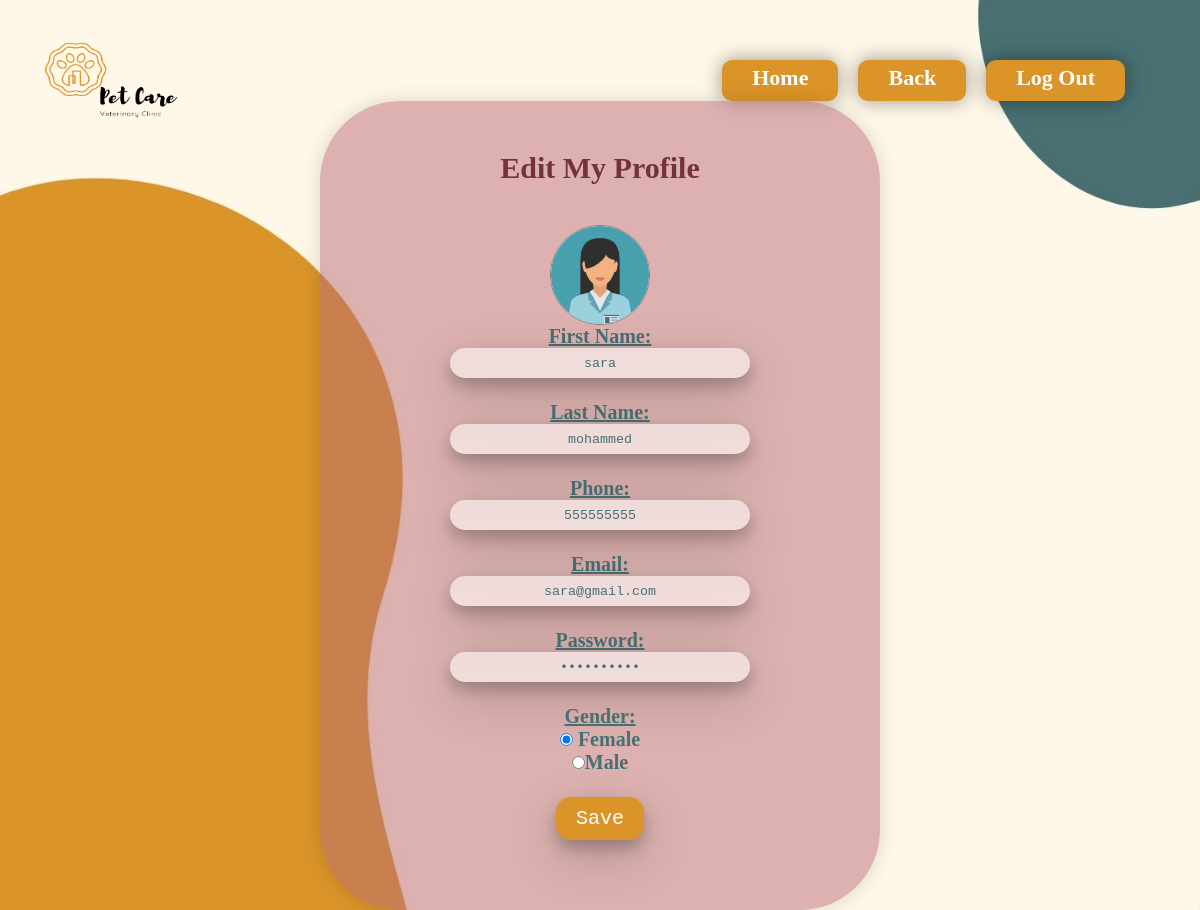
Page /editprofile.php (signed in) on the committed database.
### tables this page shows
CREATE TABLE `petowner` (
  `email` varchar(100) NOT NULL,
  `password` varchar(10) NOT NULL,
  `profilePhoto` varchar(100) NOT NULL,
  `phoneNumber` int(100) NOT NULL,
  `gender` varchar(10) NOT NULL,
  `Fname` varchar(50) NOT NULL,
  `Lname` varchar(50) NOT NULL
);

### editprofile.php (the view, shortened to what this page needs)
<!DOCTYPE html>
<html>
    <head>
        <link rel="stylesheet" href="EdProSt.css">
        <link rel="stylesheet" href="profileStyle.css">
    </head>
    <body>
        <div class="grid">
            <div class="nav-bar">
            <ul id="ul">
              <img src="./PetcareLogo.png" alt="logo" class="nav-bar-logo"width="100" height="130"  >
              <li class="nav-bar-item" id="active"><a href="home%20page.php">Log Out</a></li>
              <li class="nav-bar-item" id="active"><a href="userProfile.php">Back</a></li>
              <li class="nav-bar-item" id="active"><a href="welcom.php">Home</a></li>
              </ul>
        </div>
        </div>
        <form action="" method="post" enctype="multipart/form-data" class="test">
            <div class="container">
            <div class="P-box">
                <h2>Edit My Profile</h2>
            <?php
           if (!( $database = mysqli_connect( "localhost", "root", "" )))
           die( "<p>Could not connect to database</p>" );
            $Email=$_SESSION['email'];
          $query="select Fname,Lname,profilePhoto,phoneNumber,email,gender,password from petowner WHERE email='".$Email."'";
          $result=mysqli_query($database,$query);
          $row=mysqli_fetch_row($result);
                $male="";
                $famale="";
                $gender=$row[5];
                if($gender=="Male"){
                    $male = "checked";
                }
                else{
                    $famale = "checked";
                }
                Print " <center> <label>
                <div class='profile-pic-div'>
                  <img src='profile_img/$row[2]' id='photo'>
                    <input type='file' id='file' name='uploadfile'>
                    <label for='file' id='uploadBtn'>Choose Photo</label>
                    <script src='profilePhpto.js'></script>
                  </div>
               </label></center>
                <div class='data'><label for='FName'><h4>First Name:</h4></label>
                <input type='text' name='new_fname' class='Fcont' id='Email' placeholder= 'first name'   value='".$row[0]."' required></div><br><div class='data'><label for='lName'><h4>Last Name:</h4></label><input type='text' name='new_lname' class='Fcont' id='Email' placeholder=' last name ' value='".$row[1]."' required></div><br><div class='data'><label for='phone'><h4>Phone:</h4></label><input type='text' name='new_phn' class='Fcont' id='Phone' placeholder= 'phone number' maxlength='10' minlength='10' value= '".$row[3]."' required></div><br><div class='data'>
                   <label for='Email'><h4>Email:</h4></label>
                    <input type='email' class='Fcont' id='Email' placeholder='enter email' value='".$row[4]."' name='new_email' >
                </div><br>
                <div class='data'>
                   <label for='pass'><h4>Password:</h4></label>
                    <input type='password' class='Fcont' id='pass' placeholder='enter password' value='".$row[6]."' name='new_password' >
                </div><br>
                <div class='data'>
                    <h4>Gender:</h4>
                    <label><input name='new_gender' type='radio' value='Female' ".$famale."  >
                    Female</label><br>
                    <label><input name='new_gender' type='radio' value='Male' ".$male." >Male
                    </label><br><br>";
                          ?>
                    <input type="submit" name="update" value="Save" class="button">
                </div>
            </div>
        <br><br> <br><br><br><br> <br><br><br><br> <br><br><br><br> <br><br> </form>
    </body>
</html>

### EdProSt.css (style rules this page uses)
* { margin: 0px; padding: 0; box-sizing: border-box; }
body { background-attachment: fixed; width:100% ; height: 100vh; font-family:"be vietnam"; background-image:url(./pet.jpg) ; background-size: cover; }
.Fcont { color: #486f72; border-radius: 25px; font-family:monospace ; outline: none; border: none; background-color: #ffffff8a; height: 30px; width: 300px; text-align: center; box-shadow:0 8px 16px 0 rgba(0, 0, 0, 0.24), 0 17px 50px 0 rgba(0, 0, 0, 0.19); }

### profileStyle.css (style rules this page uses)
* { margin: 0; padding: 0; box-sizing: border-box; }
body { width:100% ; height: 100vh; font-family:"be vietnam"; background-image:url(./pet.jpg) ; background-size: cover; background-attachment:fixed; font-weight: 700; font-size: 22px; }
.container { display:flex; align-items: center; justify-content: center; }
.P-box { background:#b86a767e; text-align: center; padding: 50px 130px; position:relative; border-radius: 80px; font-size: 20px; color: #486f72; box-shadow: 0 0 20px rgba(0, 0, 0, 0.144); }
.profile-pic-div { height: 100px; width: 100px; top: 50%; left: 50%; border-radius: 50%; overflow: hidden; border: 1px solid grey; }
#photo { height: 100%; width: 100%; }
h4 { text-decoration: underline; font-weight: bolder; }
h2 { margin-bottom: 40px; color:#74323c ; }
.button { background-color:#DB9428 ; outline: none; padding: 10px 20px; display: inline-block; cursor:pointer; font-size: 20px; font-family:monospace ; text-align: center; text-decoration:none ; outline: none; color:#fff; border: none; margin-bottom: 20px; border-radius: 15px; box-shadow:0 8px 16px 0 rgba(0, 0, 0, 0.24), 0 17px 50px 0 rgba(0, 0, 0, 0.19); }
#ul { list-style-type: none; padding: 0; margin: 30px 55px 0; }
li { float: right; }
li a { text-decoration: none; color: #fff; }
.nav-bar { grid-area: header; }
.nav-bar-item { text-align: center; padding: 10px 30px; padding-top: 5px; border-radius: 10px; margin-right:20px; background-color:#DB9428; margin-top: 30px; font-size: 22px; }
#active { background-color: #DB9428; }
.nav-bar-item { background-color: #DB9428; transition: transform .3s; box-shadow: 0 0 20px rgba(0, 0, 0, 0.4); }
.grid { display: grid; }
.nav-bar-logo { width: 12%; position: absolute; top: 2%; right: 85%; }

### rows in the picture
petowner: profilePhoto (picture), new_fname "sara", new_lname "mohammed", new_phn "555555555", new_email "sara@gmail.com"
